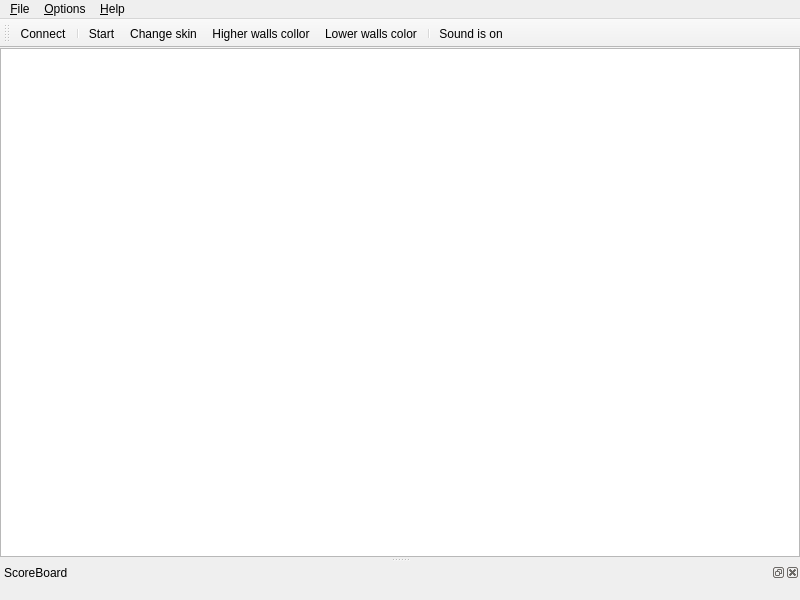
<?xml version="1.0" encoding="UTF-8"?>
<ui version="4.0">
 <class>CRQLabView</class>
 <widget class="QMainWindow" name="CRQLabView">
  <property name="geometry">
   <rect>
    <x>0</x>
    <y>0</y>
    <width>800</width>
    <height>600</height>
   </rect>
  </property>
  <property name="windowTitle">
   <string>MainWindow</string>
  </property>
  <widget class="QWidget" name="centralwidget">
   <layout class="QVBoxLayout" name="verticalLayout_Central">
    <property name="margin">
     <number>0</number>
    </property>
    <item>
     <widget class="QGraphicsView" name="graphicsView_lab">
      <property name="verticalScrollBarPolicy">
       <enum>Qt::ScrollBarAlwaysOff</enum>
      </property>
      <property name="horizontalScrollBarPolicy">
       <enum>Qt::ScrollBarAlwaysOff</enum>
      </property>
     </widget>
    </item>
   </layout>
  </widget>
  <widget class="QMenuBar" name="menubar">
   <property name="geometry">
    <rect>
     <x>0</x>
     <y>0</y>
     <width>800</width>
     <height>25</height>
    </rect>
   </property>
   <widget class="QMenu" name="menuFile">
    <property name="title">
     <string>&amp;File</string>
    </property>
    <addaction name="actionConnect"/>
    <addaction name="separator"/>
    <addaction name="actionExit"/>
   </widget>
   <widget class="QMenu" name="menuHelp">
    <property name="title">
     <string>&amp;Help</string>
    </property>
    <addaction name="actionHelp"/>
    <addaction name="actionAbout"/>
   </widget>
   <widget class="QMenu" name="menuOptions">
    <property name="title">
     <string>&amp;Options</string>
    </property>
    <addaction name="actionChange_skin"/>
    <addaction name="actionLower_walls_color"/>
    <addaction name="actionHigher_walls_collor"/>
    <addaction name="separator"/>
    <addaction name="actionSound_On_Off"/>
   </widget>
   <addaction name="menuFile"/>
   <addaction name="menuOptions"/>
   <addaction name="menuHelp"/>
  </widget>
  <widget class="QToolBar" name="toolBar">
   <property name="windowTitle">
    <string>ToolBar</string>
   </property>
   <attribute name="toolBarArea">
    <enum>TopToolBarArea</enum>
   </attribute>
   <attribute name="toolBarBreak">
    <bool>false</bool>
   </attribute>
   <addaction name="actionConnect"/>
   <addaction name="separator"/>
   <addaction name="actionStart"/>
   <addaction name="actionChange_skin"/>
   <addaction name="actionHigher_walls_collor"/>
   <addaction name="actionLower_walls_color"/>
   <addaction name="separator"/>
   <addaction name="actionSound_On_Off"/>
  </widget>
  <widget class="QDockWidget" name="dockWidget_Score">
   <property name="windowIcon">
    <iconset>
     <normaloff>:/window/scores</normaloff>:/window/scores</iconset>
   </property>
   <property name="windowTitle">
    <string>ScoreBoard</string>
   </property>
   <attribute name="dockWidgetArea">
    <number>8</number>
   </attribute>
   <widget class="QWidget" name="dockWidgetContents_Score">
    <layout class="QVBoxLayout" name="verticalLayout">
     <item>
      <layout class="QVBoxLayout" name="scoreLayout"/>
     </item>
    </layout>
   </widget>
  </widget>
  <action name="actionAbout">
   <property name="text">
    <string>&amp;About...</string>
   </property>
  </action>
  <action name="actionReset_Viewer">
   <property name="text">
    <string>&amp;Reset Viewer</string>
   </property>
   <property name="shortcut">
    <string>Ctrl+R</string>
   </property>
  </action>
  <action name="actionConnect">
   <property name="checkable">
    <bool>true</bool>
   </property>
   <property name="icon">
    <iconset resource="default.qrc">
     <normaloff>:/images/buttons/disconnect</normaloff>
     <normalon>:/images/buttons/connect</normalon>:/images/buttons/disconnect</iconset>
   </property>
   <property name="text">
    <string>&amp;Connect</string>
   </property>
   <property name="toolTip">
    <string>Connect</string>
   </property>
   <property name="shortcut">
    <string>Ctrl+C</string>
   </property>
  </action>
  <action name="actionExit">
   <property name="icon">
    <iconset resource="default.qrc">
     <normaloff>:/images/buttons/exit</normaloff>:/images/buttons/exit</iconset>
   </property>
   <property name="text">
    <string>E&amp;xit</string>
   </property>
   <property name="shortcut">
    <string>Ctrl+Q</string>
   </property>
  </action>
  <action name="actionLower_walls_color">
   <property name="icon">
    <iconset resource="default.qrc">
     <normaloff>:/images/buttons/color_low</normaloff>:/images/buttons/color_low</iconset>
   </property>
   <property name="text">
    <string>&amp;Lower walls color</string>
   </property>
   <property name="shortcut">
    <string>Ctrl+L</string>
   </property>
  </action>
  <action name="actionHigher_walls_collor">
   <property name="icon">
    <iconset resource="default.qrc">
     <normaloff>:/images/buttons/color_high</normaloff>:/images/buttons/color_high</iconset>
   </property>
   <property name="text">
    <string>&amp;Higher walls collor</string>
   </property>
   <property name="shortcut">
    <string>Ctrl+H</string>
   </property>
  </action>
  <action name="actionSound_On_Off">
   <property name="checkable">
    <bool>true</bool>
   </property>
   <property name="icon">
    <iconset resource="default.qrc">
     <normaloff>:/images/buttons/sound_on</normaloff>
     <normalon>:/images/buttons/sound_off</normalon>:/images/buttons/sound_on</iconset>
   </property>
   <property name="text">
    <string>&amp;Sound is on</string>
   </property>
   <property name="toolTip">
    <string>Mute</string>
   </property>
   <property name="shortcut">
    <string>Ctrl+S</string>
   </property>
  </action>
  <action name="actionChange_skin">
   <property name="icon">
    <iconset resource="default.qrc">
     <normaloff>:/images/buttons/skin</normaloff>:/images/buttons/skin</iconset>
   </property>
   <property name="text">
    <string>Change s&amp;kin</string>
   </property>
   <property name="toolTip">
    <string>Change skin</string>
   </property>
  </action>
  <action name="actionHelp">
   <property name="text">
    <string>&amp;Help</string>
   </property>
   <property name="shortcut">
    <string>F1</string>
   </property>
  </action>
  <action name="actionStart">
   <property name="icon">
    <iconset>
     <normalon>:/images/control/start</normalon>
    </iconset>
   </property>
   <property name="text">
    <string>Start</string>
   </property>
   <property name="toolTip">
    <string>Start</string>
   </property>
   <property name="shortcut">
    <string>Ctrl+G</string>
   </property>
  </action>
 </widget>
 <resources>
  <include location="default.qrc"/>
 </resources>
 <connections>
  <connection>
   <sender>actionExit</sender>
   <signal>triggered()</signal>
   <receiver>CRQLabView</receiver>
   <slot>close()</slot>
   <hints>
    <hint type="sourcelabel">
     <x>-1</x>
     <y>-1</y>
    </hint>
    <hint type="destinationlabel">
     <x>334</x>
     <y>176</y>
    </hint>
   </hints>
  </connection>
 </connections>
</ui>
